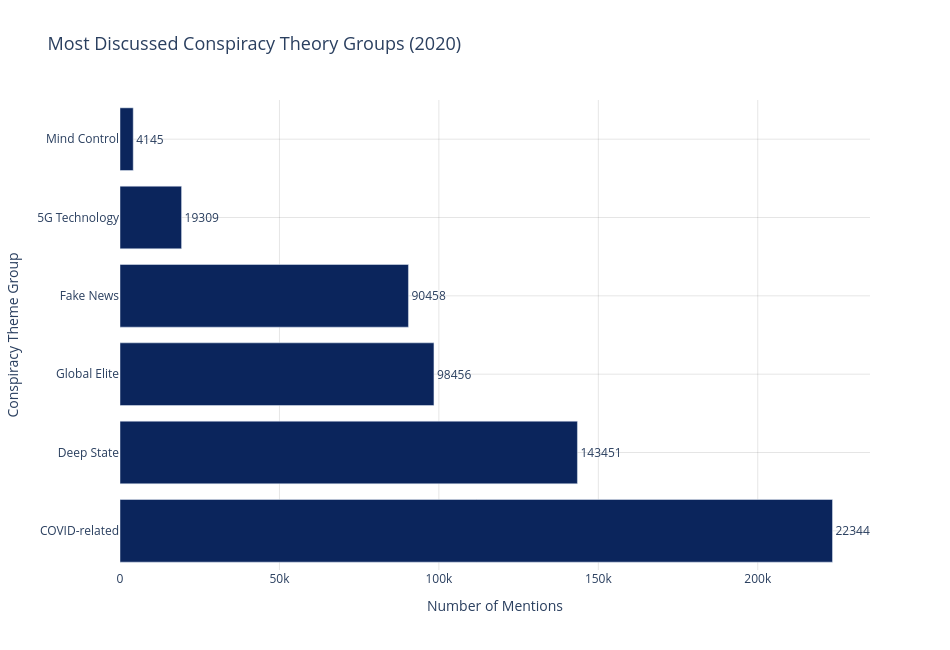

The notebook cell saved with this chart:
### Code cell
fig = px.bar(
    themes_df,
    x="Count",
    y="Theme",
    orientation="h",
    text="Count",
    color_discrete_sequence=[colors[0]],
    title="Most Discussed Conspiracy Theory Groups (2020)"
)

fig.update_traces(
    textposition="outside"
)

fig.update_layout(
    width=950,
    height=650,
    xaxis_title="Number of Mentions",
    yaxis_title="Conspiracy Theme Group",
    showlegend=False,
    plot_bgcolor="white",
    title_font_size=18,

    xaxis=dict(
        showgrid=True,
        gridcolor="rgba(0,0,0,0.1)",
        gridwidth=1,
        zeroline=False
    ),
    yaxis=dict(
        showgrid=True,
        gridcolor="rgba(0,0,0,0.1)",
        gridwidth=1,
        zeroline=False
    )
)

fig.show()

### Figure 1 — Plotly figure (JSON) as saved in the notebook; plotly's stock layout.template omitted (floating-point values rounded to 4 significant figures)
{"data": [{"hovertemplate": "Count=%{text}<br>Theme=%{y}<extra></extra>", "legendgroup": "", "marker": {"color": "#0b255c", "pattern": {"shape": ""}}, "name": "", "orientation": "h", "showlegend": false, "text": [223400.0, 143500.0, 98460.0, 90460.0, 19310.0, 4145.0], "textposition": "outside", "type": "bar", "x": [223440, 143451, 98456, 90458, 19309, 4145], "xaxis": "x", "y": ["COVID-related", "Deep State", "Global Elite", "Fake News", "5G Technology", "Mind Control"], "yaxis": "y"}], "layout": {"barmode": "relative", "height": 650, "legend": {"tracegroupgap": 0}, "plot_bgcolor": "white", "showlegend": false, "title": {"font": {"size": 18}, "text": "Most Discussed Conspiracy Theory Groups (2020)"}, "width": 950, "xaxis": {"anchor": "y", "autorange": true, "domain": [0, 1], "gridcolor": "rgba(0, 0, 0, 0.1)", "gridwidth": 1, "range": [0, 235200], "showgrid": true, "title": {"text": "Number of Mentions"}, "type": "linear", "zeroline": false}, "yaxis": {"anchor": "x", "autorange": true, "domain": [0, 1], "gridcolor": "rgba(0, 0, 0, 0.1)", "gridwidth": 1, "range": [-0.5, 5.5], "showgrid": true, "title": {"text": "Conspiracy Theme Group"}, "type": "category", "zeroline": false}}}
